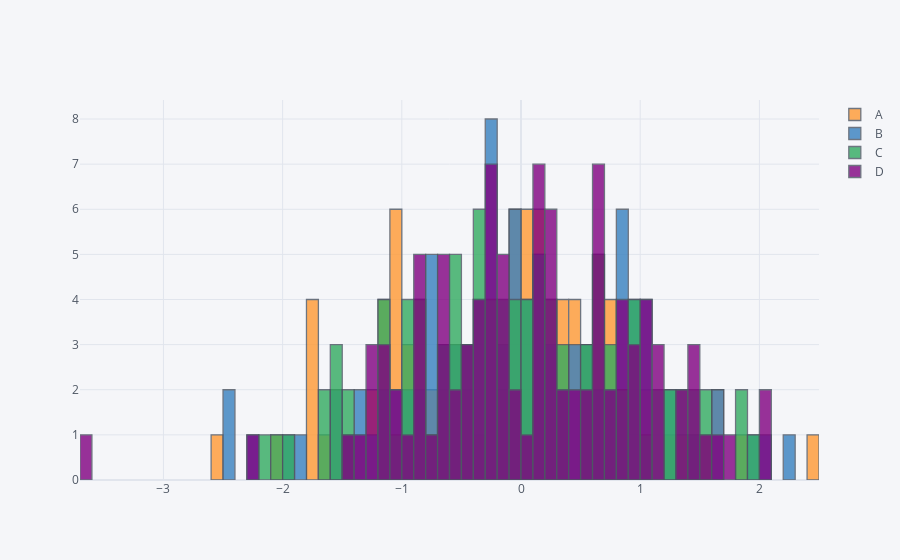

Notebook source saved alongside this figure:
### Code cell
df.iplot(kind='hist', bins=60)
